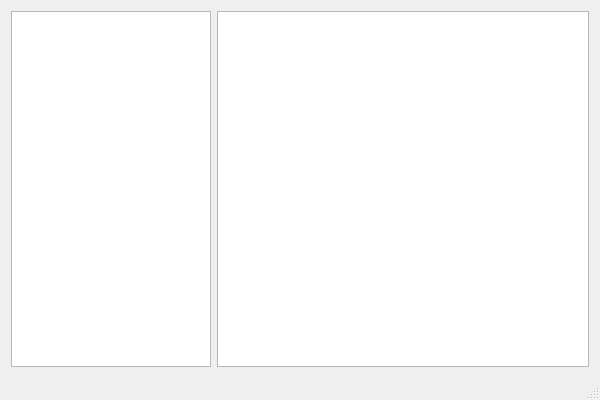
<?xml version="1.0" encoding="UTF-8"?>
<ui version="4.0">
 <class>MainWindow</class>
 <widget class="QMainWindow" name="MainWindow">
  <property name="geometry">
   <rect>
    <x>0</x>
    <y>0</y>
    <width>600</width>
    <height>400</height>
   </rect>
  </property>
  <property name="windowTitle">
   <string>SimpleNoteEditor - Frank Leveque</string>
  </property>
  <widget class="QWidget" name="centralWidget">
   <layout class="QHBoxLayout" name="horizontalLayout">
    <item>
     <widget class="QListView" name="listView">
      <property name="sizePolicy">
       <sizepolicy hsizetype="Fixed" vsizetype="Expanding">
        <horstretch>0</horstretch>
        <verstretch>0</verstretch>
       </sizepolicy>
      </property>
      <property name="minimumSize">
       <size>
        <width>200</width>
        <height>0</height>
       </size>
      </property>
      <property name="maximumSize">
       <size>
        <width>200</width>
        <height>16777215</height>
       </size>
      </property>
      <property name="contextMenuPolicy">
       <enum>Qt::CustomContextMenu</enum>
      </property>
     </widget>
    </item>
    <item>
     <widget class="QPlainTextEdit" name="plainTextEdit"/>
    </item>
   </layout>
  </widget>
  <widget class="QStatusBar" name="statusBar"/>
 </widget>
 <layoutdefault spacing="6" margin="11"/>
 <resources/>
 <connections/>
</ui>
